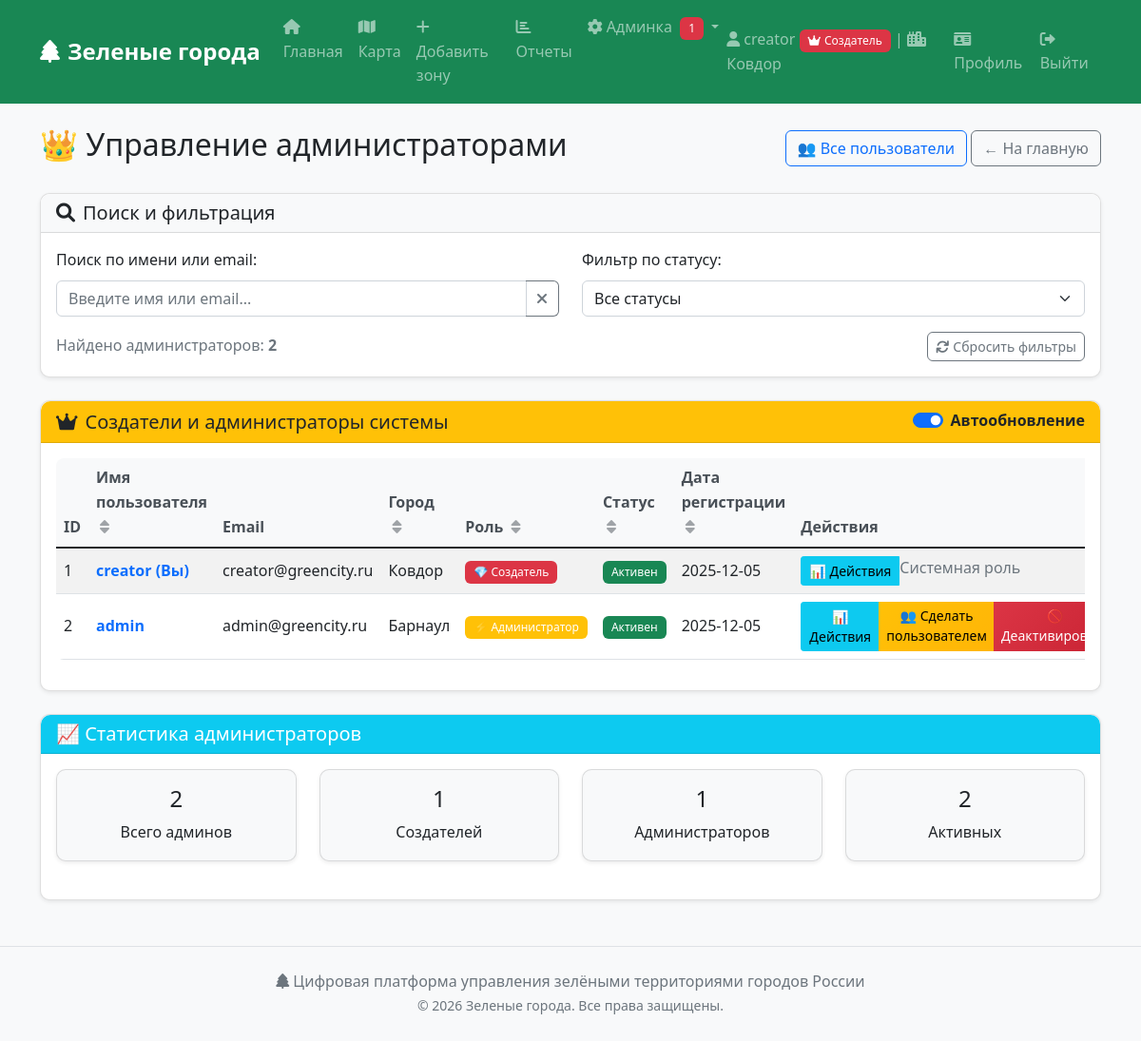
The page /admin/admins (signed in) on the database its author committed.
### tables this page shows
CREATE TABLE users (
            id INTEGER PRIMARY KEY AUTOINCREMENT,
            username TEXT UNIQUE NOT NULL,
            email TEXT UNIQUE NOT NULL,
            password_hash TEXT NOT NULL,
            city TEXT NOT NULL,
            role TEXT DEFAULT 'user',
            is_active BOOLEAN DEFAULT 1,
            created_date TIMESTAMP DEFAULT CURRENT_TIMESTAMP
        );

### auth.py (the view)
    @app.route('/admin/admins')
    @creator_required
    def admin_admins():
        admins = database.get_admins()
        return render_template('admin_admins.html', admins=admins)

### database.py (called while the page is built)
def get_db_path():
    if 'RENDER' in os.environ:
        return '/tmp/green_city.db'
    return 'green_city.db'

def get_db_connection():
    conn = sqlite3.connect(get_db_path())
    conn.row_factory = sqlite3.Row
    return conn

def get_admins():
    conn = get_db_connection()
    admins = conn.execute('''
        SELECT id, username, email, city, role, is_active, created_date
        FROM users
        WHERE role IN ('admin', 'creator')
        ORDER BY role DESC, created_date DESC
    ''').fetchall()
    conn.close()
    return admins

def get_pending_zones():
    conn = get_db_connection()
    zones = conn.execute('''
        SELECT gz.*, c.name as city_name, u.username as creator_name
        FROM green_zones gz
        JOIN cities c ON gz.city_id = c.id
        JOIN users u ON gz.created_by = u.id
        WHERE gz.status = 'pending'
        ORDER BY gz.created_date DESC
    ''').fetchall()
    conn.close()
    return zones

def get_tasks_awaiting_verification():
    conn = get_db_connection()
    tasks = conn.execute('''
        SELECT mt.*, gz.name as zone_name, u.username as creator_name,
               vu.username as verification_requested_by_name,
               o.name as assigned_organization_name
        FROM maintenance_tasks mt
        JOIN green_zones gz ON mt.zone_id = gz.id
        LEFT JOIN users u ON mt.created_by = u.id
        LEFT JOIN users vu ON mt.verification_requested_by = vu.id
        LEFT JOIN organizations o ON mt.assigned_organization = o.id
        WHERE mt.status = 'verification_requested'
        ORDER BY mt.verification_requested_date DESC
    ''').fetchall()
    conn.close()
    return tasks

### templates/admin_admins.html (shortened to what this page needs)
{% extends "base.html" %}
{% block content %}
<div class="d-flex justify-content-between align-items-center mb-4">
    <h2>👑 Управление администраторами</h2>
    <div>
        <a href="{{ url_for('admin_users') }}" class="btn btn-outline-primary">👥 Все пользователи</a>
        <a href="{{ url_for('index') }}" class="btn btn-outline-secondary">← На главную</a>
    </div>
</div>
<div class="card mb-4">
    <div class="card-header bg-light">
        <h5 class="mb-0">
            <i class="fas fa-search me-2"></i>Поиск и фильтрация
        </h5>
    </div>
    <div class="card-body">
        <div class="row">
            <div class="col-md-6">
                <div class="mb-3">
                    <label class="form-label">Поиск по имени или email:</label>
                    <div class="input-group">
                        <input type="text" id="searchInput" class="form-control" placeholder="Введите имя или email...">
                        <button class="btn btn-outline-secondary" type="button" id="clearSearch">
                            <i class="fas fa-times"></i>
                        </button>
                    </div>
                </div>
            </div>
            <div class="col-md-6">
                <div class="mb-3">
                    <label class="form-label">Фильтр по статусу:</label>
                    <select class="form-select" id="statusFilter">
                        <option value="">Все статусы</option>
                    </select>
                </div>
            </div>
        </div>
        <div class="d-flex justify-content-between align-items-center">
            <div>
                <span class="text-muted" id="searchResultsText">
                </span>
            </div>
            <div>
                <button class="btn btn-outline-secondary btn-sm" id="resetFilters">
                    <i class="fas fa-refresh me-1"></i>Сбросить фильтры
                </button>
            </div>
        </div>
    </div>
</div>
<div class="card">
    <div class="card-header bg-warning text-dark d-flex justify-content-between align-items-center">
        <h5 class="mb-0">
            <i class="fas fa-crown me-2"></i>Создатели и администраторы системы
        </h5>
        <div class="form-check form-switch">
            <input class="form-check-input" type="checkbox" id="autoRefresh" checked>
            <label class="form-check-label text-dark" for="autoRefresh">Автообновление</label>
        </div>
    </div>
    <div class="card-body">
        {% if admins %}
        <div class="table-responsive">
            <table class="table table-striped table-hover" id="adminsTable">
                <thead>
                    <tr>
                        <th>ID</th>
                        <th>
                            Имя пользователя
                            <i class="fas fa-sort ms-1 cursor-pointer" data-sort="username"></i>
                        </th>
                        <th>Email</th>
                        <th>
                            Город
                            <i class="fas fa-sort ms-1 cursor-pointer" data-sort="city"></i>
                        </th>
                        <th>
                            Роль
                            <i class="fas fa-sort ms-1 cursor-pointer" data-sort="role"></i>
                        </th>
                        <th>
                            Статус
                            <i class="fas fa-sort ms-1 cursor-pointer" data-sort="status"></i>
                        </th>
                        <th>
                            Дата регистрации
                            <i class="fas fa-sort ms-1 cursor-pointer" data-sort="date"></i>
                        </th>
                        <th>Действия</th>
                    </tr>
                </thead>
                <tbody id="adminsTableBody">
                    {% for admin in admins %}
                    <tr class="admin-row"
                        data-username="{{ admin.username.lower() }}"
                        data-email="{{ admin.email.lower() }}"
                        data-city="{{ admin.city }}"
                        data-role="{{ admin.role }}"
                        data-status="{{ 'active' if admin.is_active else 'inactive' }}">
                        <td>{{ admin.id }}</td>
                        <td>
                            <a href="{{ url_for('view_profile', user_id=admin.id) }}" class="text-decoration-none">
                                <strong class="admin-username">{{ admin.username }}</strong>
                                {% if admin.id == session.user_id %}<strong>(Вы)</strong>{% endif %}
                            </a>
                        </td>
                        <td class="admin-email">{{ admin.email }}</td>
                        <td class="admin-city">{{ admin.city }}</td>
                        <td class="admin-role">
                            <span class="badge bg-{{ 'danger' if admin.role == 'creator' else 'warning' }}">
                                {% if admin.role == 'creator' %}💎 Создатель
                                {% else %}⚡ Администратор
                                {% endif %}
                            </span>
                        </td>
                        <td class="admin-status">
                            <span class="badge bg-{{ 'success' if admin.is_active else 'danger' }}">
                                {{ 'Активен' if admin.is_active else 'Неактивен' }}
                            </span>
                        </td>
                        <td class="admin-date">{{ admin.created_date[:10] }}</td>
                        <td>
                            <div class="btn-group btn-group-sm">
                                <a href="{{ url_for('view_user_actions', user_id=admin.id) }}"
                                   class="btn btn-info">
                                    📊 Действия
                                </a>
                                {% if admin.id != session.user_id and admin.role != 'creator' %}
                                <a href="{{ url_for('toggle_user_role', user_id=admin.id) }}"
                                   class="btn btn-warning"
                                   onclick="return confirm('Вы уверены, что хотите снять права администратора с {{ admin.username }}?')">
                                    👥 Сделать пользователем
                                </a>
                                <a href="{{ url_for('toggle_user_status', user_id=admin.id) }}"
                                   class="btn btn-{{ 'danger' if admin.is_active else 'success' }}"
                                   onclick="return confirm('Вы уверены, что хотите {{ 'деактивировать' if admin.is_active else 'активировать' }} администратора {{ admin.username }}?')">
                                    {{ '🚫 Деактивировать' if admin.is_active else '✅ Активировать' }}
                                </a>
                                {% else %}
                                <span class="text-muted">Системная роль</span>
                                {% endif %}
                            </div>
                        </td>
                    </tr>
                    {% endfor %}
                </tbody>
            </table>
        </div>
        {% else %}
        <p class="text-muted">Нет администраторов в системе</p>
        {% endif %}
    </div>
</div>
<div class="card mt-4">
    <div class="card-header bg-info text-white">
        <h5 class="mb-0">📈 Статистика администраторов</h5>
    </div>
    <div class="card-body">
        <div class="row">
            <div class="col-md-3">
                <div class="card bg-light">
                    <div class="card-body text-center">
                        <h4 id="totalAdmins">{{ admins|length }}</h4>
                        <p class="mb-0">Всего админов</p>
                    </div>
                </div>
            </div>
            <div class="col-md-3">
                <div class="card bg-light">
                    <div class="card-body text-center">
                        <h4 id="creatorAdmins">{{ admins|selectattr('role', 'equalto', 'creator')|list|length }}</h4>
                        <p class="mb-0">Создателей</p>
                    </div>
                </div>
            </div>
            <div class="col-md-3">
                <div class="card bg-light">
                    <div class="card-body text-center">
                        <h4 id="adminAdmins">{{ admins|selectattr('role', 'equalto', 'admin')|list|length }}</h4>
                        <p class="mb-0">Администраторов</p>
                    </div>
                </div>
            </div>
            <div class="col-md-3">
                <div class="card bg-light">
                    <div class="card-body text-center">
                        <h4 id="activeAdmins">{{ admins|selectattr('is_active', 'equalto', 1)|list|length }}</h4>
                        <p class="mb-0">Активных</p>
                    </div>
                </div>
            </div>
        </div>
    </div>
</div>
{% endblock %}

### templates/base.html (shortened to what this page needs)
<!DOCTYPE html>
<html lang="ru">
<head>
    <link href="https://cdn.jsdelivr.net/npm/bootstrap@5.1.3/dist/css/bootstrap.min.css" rel="stylesheet">
    <link rel="stylesheet" href="https://cdnjs.cloudflare.com/ajax/libs/font-awesome/6.0.0/css/all.min.css">
    <link rel="stylesheet" href="{{ url_for('static', filename='style.css') }}">
</head>
<body>
    <nav class="navbar navbar-expand-lg navbar-dark bg-success">
        <div class="container">
            <a class="navbar-brand" href="{{ url_for('index') }}">
                <i class="fas fa-tree me-2"></i>Зеленые города
            </a>
            <div class="collapse navbar-collapse" id="navbarNav">
                <div class="navbar-nav me-auto">
                    <a class="nav-link" href="{{ url_for('index') }}">
                        <i class="fas fa-home me-1"></i>Главная
                    </a>
                    <a class="nav-link" href="{{ url_for('map_view') }}">
                        <i class="fas fa-map me-1"></i>Карта
                    </a>
                    {% if session.user_id %}
                    <a class="nav-link" href="{{ url_for('add_zone') }}">
                        <i class="fas fa-plus me-1"></i>Добавить зону
                    </a>
                    {% endif %}
                    <a class="nav-link" href="{{ url_for('reports') }}">
                        <i class="fas fa-chart-bar me-1"></i>Отчеты
                    </a>
                    {% if session.role in ['admin', 'creator'] %}
                    <div class="nav-item dropdown">
                        <a class="nav-link dropdown-toggle" href="#" role="button" data-bs-toggle="dropdown">
                            <i class="fas fa-cog me-1"></i>Админка
                            {% if has_pending_zones() or has_tasks_awaiting_verification() %}
                            <span class="badge bg-danger ms-1">
                                {{ get_pending_zones_count() + get_tasks_awaiting_verification_count() }}
                            </span>
                            {% endif %}
                        </a>
                    </div>
                    {% endif %}
                </div>
                <div class="navbar-nav">
                    {% if session.user_id %}
                    <span class="navbar-text me-3">
                        <i class="fas fa-user me-1"></i>{{ session.username }}
                        {% if session.role == 'creator' %}
                        <span class="badge bg-danger"><i class="fas fa-crown me-1"></i>Создатель</span>
                        {% elif session.role == 'admin' %}
                        <span class="badge bg-warning"><i class="fas fa-star me-1"></i>Админ</span>
                        {% endif %}
                        | <i class="fas fa-city me-1"></i>{{ session.city }}
                    </span>
                    <a class="nav-link" href="{{ url_for('profile') }}">
                        <i class="fas fa-id-card me-1"></i>Профиль
                    </a>
                    <a class="nav-link" href="{{ url_for('logout') }}">
                        <i class="fas fa-sign-out-alt me-1"></i>Выйти
                    </a>
                    {% endif %}
                </div>
            </div>
        </div>
    </nav>
    <div class="container mt-4">
        {% block content %}{% endblock %}
    </div>
    <footer class="bg-light text-center py-4 mt-5">
        <div class="container">
            <p class="text-muted mb-0">
                <i class="fas fa-tree me-1"></i>Цифровая платформа управления зелёными территориями городов России
            </p>
            <small class="text-muted">© 2026 Зеленые города. Все права защищены.</small>
        </div>
    </footer>
</body>
</html>

### static/style.css (style rules this page uses)
body { background-color: #f8f9fa; font-family: 'Segoe UI', Tahoma, Geneva, Verdana, sans-serif; line-height: 1.6; }
.card { box-shadow: 0 0.125rem 0.25rem rgba(0, 0, 0, 0.075); border: 1px solid rgba(0, 0, 0, 0.125); border-radius: 10px; margin-bottom: 1.5rem; transition: all 0.3s ease; }
.card-header { border-radius: 10px 10px 0 0 !important; font-weight: 600; }
.navbar-brand { font-weight: bold; font-size: 1.5rem; }
.navbar-nav .nav-link { font-weight: 500; transition: color 0.3s ease; }
.btn { border-radius: 6px; font-weight: 500; transition: all 0.3s ease; }
.btn-warning { background: linear-gradient(135deg, #ffc107 0%, #ffb507 100%); border: none; color: #000; }
.btn-danger { background: linear-gradient(135deg, #dc3545 0%, #c82333 100%); border: none; }
.table { border-radius: 8px; overflow: hidden; }
.table th { background-color: #e9ecef; border: none; font-weight: 600; color: #495057; }
.table td { border-color: #dee2e6; vertical-align: middle; }
.badge { font-weight: 500; padding: 0.5em 0.75em; border-radius: 6px; }
.form-control, .form-select { border-radius: 6px; border: 1px solid #ced4da; transition: all 0.3s ease; }
footer { border-top: 1px solid #dee2e6; }

### templates/admin_admins.html (style rules this page uses)
.cursor-pointer { cursor: pointer; }
.input-group .btn { border-left: none; }
.table th { background-color: #f8f9fa; position: relative; }
.table th i { opacity: 0.5; transition: opacity 0.2s; }
.badge { font-size: 0.75em; }

### rows shown on the page
users: city "Ковдор", id "1", username "creator", shows "(Вы)", email "creator@greencity.ru", role "💎 Создатель", is_active "Активен", created_date "2025-12-05", shows "Системная роль"
users: id "2", username "admin", email "admin@greencity.ru", city "Барнаул", role "⚡ Администратор", is_active "Активен", created_date "2025-12-05", is_active "🚫…"

### other values the page prints
{{ get_pending_zones_count() + get_tasks_awaiting_verification_count() }} "1"
{{ session.username }} "creator"
{{ admins|length }} "2"
{{ admins|selectattr('role', 'equalto', 'creator')|list|length }} "1"
{{ admins|selectattr('role', 'equalto', 'admin')|list|length }} "1"
{{ admins|selectattr('is_active', 'equalto', 1)|list|length }} "2"
